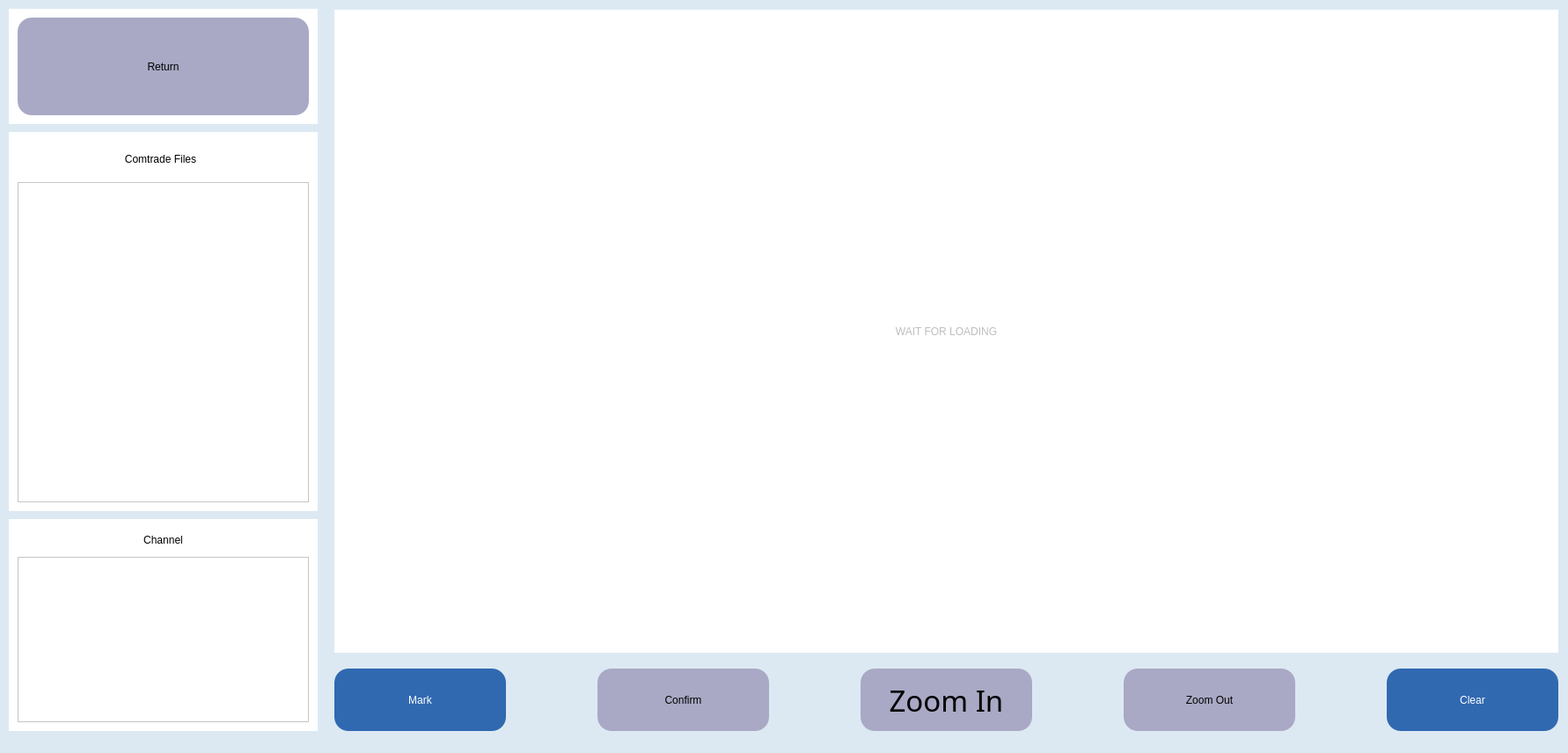
<?xml version="1.0" encoding="UTF-8"?>
<ui version="4.0">
 <class>main</class>
 <widget class="QMainWindow" name="main">
  <property name="geometry">
   <rect>
    <x>0</x>
    <y>0</y>
    <width>1782</width>
    <height>856</height>
   </rect>
  </property>
  <property name="sizePolicy">
   <sizepolicy hsizetype="Preferred" vsizetype="Preferred">
    <horstretch>0</horstretch>
    <verstretch>0</verstretch>
   </sizepolicy>
  </property>
  <property name="windowTitle">
   <string>LabelSIG</string>
  </property>
  <property name="layoutDirection">
   <enum>Qt::LeftToRight</enum>
  </property>
  <property name="styleSheet">
   <string notr="true">background-color: rgb(220, 233, 243);</string>
  </property>
  <widget class="QWidget" name="centralwidget">
   <property name="styleSheet">
    <string notr="true"/>
   </property>
   <widget class="QLabel" name="label_container">
    <property name="geometry">
     <rect>
      <x>380</x>
      <y>11</y>
      <width>1391</width>
      <height>731</height>
     </rect>
    </property>
    <property name="autoFillBackground">
     <bool>false</bool>
    </property>
    <property name="styleSheet">
     <string notr="true">background-color: rgb(255, 255, 255);
color: rgb(190, 190, 190);
font: 48pt &quot;Bahnschrift Condensed&quot;;</string>
    </property>
    <property name="text">
     <string>WAIT FOR LOADING</string>
    </property>
    <property name="alignment">
     <set>Qt::AlignCenter</set>
    </property>
   </widget>
   <widget class="QWidget" name="widget_3" native="true">
    <property name="geometry">
     <rect>
      <x>10</x>
      <y>590</y>
      <width>351</width>
      <height>241</height>
     </rect>
    </property>
    <property name="styleSheet">
     <string notr="true">background-color: rgb(255, 255, 255);</string>
    </property>
    <widget class="QWidget" name="layoutWidget">
     <property name="geometry">
      <rect>
       <x>10</x>
       <y>10</y>
       <width>331</width>
       <height>221</height>
      </rect>
     </property>
     <layout class="QGridLayout" name="gridLayout_6">
      <item row="0" column="0">
       <widget class="QLabel" name="label_name_cfg_4">
        <property name="sizePolicy">
         <sizepolicy hsizetype="Expanding" vsizetype="Expanding">
          <horstretch>0</horstretch>
          <verstretch>2</verstretch>
         </sizepolicy>
        </property>
        <property name="styleSheet">
         <string notr="true">font: 15pt &quot;Bahnschrift Condensed&quot;;</string>
        </property>
        <property name="text">
         <string>Channel</string>
        </property>
        <property name="alignment">
         <set>Qt::AlignCenter</set>
        </property>
       </widget>
      </item>
      <item row="1" column="0">
       <widget class="QListWidget" name="channel_list_widget">
        <property name="sizePolicy">
         <sizepolicy hsizetype="Expanding" vsizetype="Expanding">
          <horstretch>0</horstretch>
          <verstretch>14</verstretch>
         </sizepolicy>
        </property>
        <property name="styleSheet">
         <string notr="true">QListWidget {border:none;};
font: 16pt 'Bahnschrift Condensed';
    </string>
        </property>
       </widget>
      </item>
     </layout>
    </widget>
   </widget>
   <widget class="QWidget" name="widget_4" native="true">
    <property name="geometry">
     <rect>
      <x>10</x>
      <y>150</y>
      <width>351</width>
      <height>431</height>
     </rect>
    </property>
    <property name="styleSheet">
     <string notr="true">background-color: rgb(255, 255, 255);</string>
    </property>
    <widget class="QWidget" name="layoutWidget">
     <property name="geometry">
      <rect>
       <x>10</x>
       <y>10</y>
       <width>331</width>
       <height>411</height>
      </rect>
     </property>
     <layout class="QGridLayout" name="gridLayout_7">
      <item row="0" column="0">
       <widget class="QLabel" name="label_name_cfg_5">
        <property name="sizePolicy">
         <sizepolicy hsizetype="Expanding" vsizetype="Expanding">
          <horstretch>0</horstretch>
          <verstretch>2</verstretch>
         </sizepolicy>
        </property>
        <property name="styleSheet">
         <string notr="true">font: 15pt &quot;Bahnschrift Condensed&quot;;</string>
        </property>
        <property name="text">
         <string>Comtrade Files</string>
        </property>
        <property name="alignment">
         <set>Qt::AlignCenter</set>
        </property>
       </widget>
      </item>
      <item row="1" column="0" colspan="2">
       <widget class="QListWidget" name="comtrade_list_widget">
        <property name="sizePolicy">
         <sizepolicy hsizetype="Expanding" vsizetype="Expanding">
          <horstretch>0</horstretch>
          <verstretch>18</verstretch>
         </sizepolicy>
        </property>
        <property name="styleSheet">
         <string notr="true">QListWidget {border:none;};
font: 20pt 'Bahnschrift Condensed';
    </string>
        </property>
       </widget>
      </item>
     </layout>
    </widget>
   </widget>
   <widget class="QWidget" name="layoutWidget">
    <property name="geometry">
     <rect>
      <x>380</x>
      <y>760</y>
      <width>1391</width>
      <height>71</height>
     </rect>
    </property>
    <layout class="QGridLayout" name="gridLayout" columnstretch="2,1,2,1,2,1,2,1,2">
     <property name="sizeConstraint">
      <enum>QLayout::SetNoConstraint</enum>
     </property>
     <item row="0" column="1">
      <spacer name="horizontalSpacer_6">
       <property name="orientation">
        <enum>Qt::Horizontal</enum>
       </property>
       <property name="sizeHint" stdset="0">
        <size>
         <width>40</width>
         <height>20</height>
        </size>
       </property>
      </spacer>
     </item>
     <item row="0" column="4">
      <widget class="QPushButton" name="button_zoom_in">
       <property name="sizePolicy">
        <sizepolicy hsizetype="Expanding" vsizetype="Expanding">
         <horstretch>0</horstretch>
         <verstretch>0</verstretch>
        </sizepolicy>
       </property>
       <property name="font">
        <font>
         <family>Bahnschrift Condensed</family>
         <pointsize>25</pointsize>
         <weight>50</weight>
         <italic>false</italic>
         <bold>false</bold>
        </font>
       </property>
       <property name="styleSheet">
        <string notr="true">color: rgb(0, 0, 0);
background-color: rgb(169, 169, 197);border-radius: 16px;
font: 25pt &quot;Bahnschrift Condensed&quot;;</string>
       </property>
       <property name="text">
        <string>Zoom In</string>
       </property>
      </widget>
     </item>
     <item row="0" column="2">
      <widget class="QPushButton" name="button_confirm">
       <property name="sizePolicy">
        <sizepolicy hsizetype="Expanding" vsizetype="Expanding">
         <horstretch>0</horstretch>
         <verstretch>0</verstretch>
        </sizepolicy>
       </property>
       <property name="styleSheet">
        <string notr="true">color: rgb(0, 0, 0);
font: 25pt &quot;Bahnschrift Condensed&quot;;
background-color: rgb(169, 169, 197);border-radius: 16px;</string>
       </property>
       <property name="text">
        <string>Confirm</string>
       </property>
      </widget>
     </item>
     <item row="0" column="6">
      <widget class="QPushButton" name="button_zoom_out">
       <property name="sizePolicy">
        <sizepolicy hsizetype="Expanding" vsizetype="Expanding">
         <horstretch>0</horstretch>
         <verstretch>0</verstretch>
        </sizepolicy>
       </property>
       <property name="styleSheet">
        <string notr="true">color: rgb(0, 0, 0);
background-color: rgb(169, 169, 197);border-radius: 16px;
font: 25pt &quot;Bahnschrift Condensed&quot;;</string>
       </property>
       <property name="text">
        <string>Zoom Out</string>
       </property>
      </widget>
     </item>
     <item row="0" column="8">
      <widget class="QPushButton" name="button_clear">
       <property name="sizePolicy">
        <sizepolicy hsizetype="Expanding" vsizetype="Expanding">
         <horstretch>0</horstretch>
         <verstretch>0</verstretch>
        </sizepolicy>
       </property>
       <property name="styleSheet">
        <string notr="true">color: rgb(255, 255, 255);
font: 25pt &quot;Bahnschrift Condensed&quot;;
background-color: rgb(48, 105, 176);border-radius: 16px;</string>
       </property>
       <property name="text">
        <string>Clear</string>
       </property>
      </widget>
     </item>
     <item row="0" column="5">
      <spacer name="horizontalSpacer_5">
       <property name="orientation">
        <enum>Qt::Horizontal</enum>
       </property>
       <property name="sizeHint" stdset="0">
        <size>
         <width>40</width>
         <height>20</height>
        </size>
       </property>
      </spacer>
     </item>
     <item row="0" column="0">
      <widget class="QPushButton" name="button_mark">
       <property name="sizePolicy">
        <sizepolicy hsizetype="Expanding" vsizetype="Expanding">
         <horstretch>0</horstretch>
         <verstretch>0</verstretch>
        </sizepolicy>
       </property>
       <property name="styleSheet">
        <string notr="true">color: rgb(255, 255, 255);
font: 25pt &quot;Bahnschrift Condensed&quot;;
background-color: rgb(48, 105, 176);border-radius: 16px;</string>
       </property>
       <property name="text">
        <string>Mark</string>
       </property>
      </widget>
     </item>
     <item row="0" column="3">
      <spacer name="horizontalSpacer_3">
       <property name="orientation">
        <enum>Qt::Horizontal</enum>
       </property>
       <property name="sizeHint" stdset="0">
        <size>
         <width>40</width>
         <height>20</height>
        </size>
       </property>
      </spacer>
     </item>
     <item row="0" column="7">
      <spacer name="horizontalSpacer_4">
       <property name="orientation">
        <enum>Qt::Horizontal</enum>
       </property>
       <property name="sizeHint" stdset="0">
        <size>
         <width>40</width>
         <height>20</height>
        </size>
       </property>
      </spacer>
     </item>
    </layout>
   </widget>
   <widget class="QWidget" name="widget_6" native="true">
    <property name="geometry">
     <rect>
      <x>10</x>
      <y>10</y>
      <width>351</width>
      <height>131</height>
     </rect>
    </property>
    <property name="styleSheet">
     <string notr="true">background-color: rgb(255, 255, 255);</string>
    </property>
    <widget class="QWidget" name="layoutWidget_3">
     <property name="geometry">
      <rect>
       <x>10</x>
       <y>10</y>
       <width>331</width>
       <height>111</height>
      </rect>
     </property>
     <layout class="QGridLayout" name="gridLayout_9">
      <item row="0" column="0">
       <widget class="QPushButton" name="button_return">
        <property name="sizePolicy">
         <sizepolicy hsizetype="Expanding" vsizetype="Expanding">
          <horstretch>0</horstretch>
          <verstretch>0</verstretch>
         </sizepolicy>
        </property>
        <property name="styleSheet">
         <string notr="true">color: rgb(0, 0, 0);
font: 25pt &quot;Bahnschrift Condensed&quot;;
background-color: rgb(169, 169, 197);border-radius: 16px;</string>
        </property>
        <property name="text">
         <string>Return</string>
        </property>
       </widget>
      </item>
     </layout>
    </widget>
   </widget>
   <zorder>layoutWidget</zorder>
   <zorder>label_container</zorder>
   <zorder>widget_3</zorder>
   <zorder>widget_4</zorder>
   <zorder>widget_6</zorder>
  </widget>
  <widget class="QStatusBar" name="statusBar"/>
  <action name="actionAdd">
   <property name="text">
    <string>Edit</string>
   </property>
  </action>
  <action name="actionDel">
   <property name="text">
    <string>Del</string>
   </property>
  </action>
 </widget>
 <resources/>
 <connections/>
</ui>
